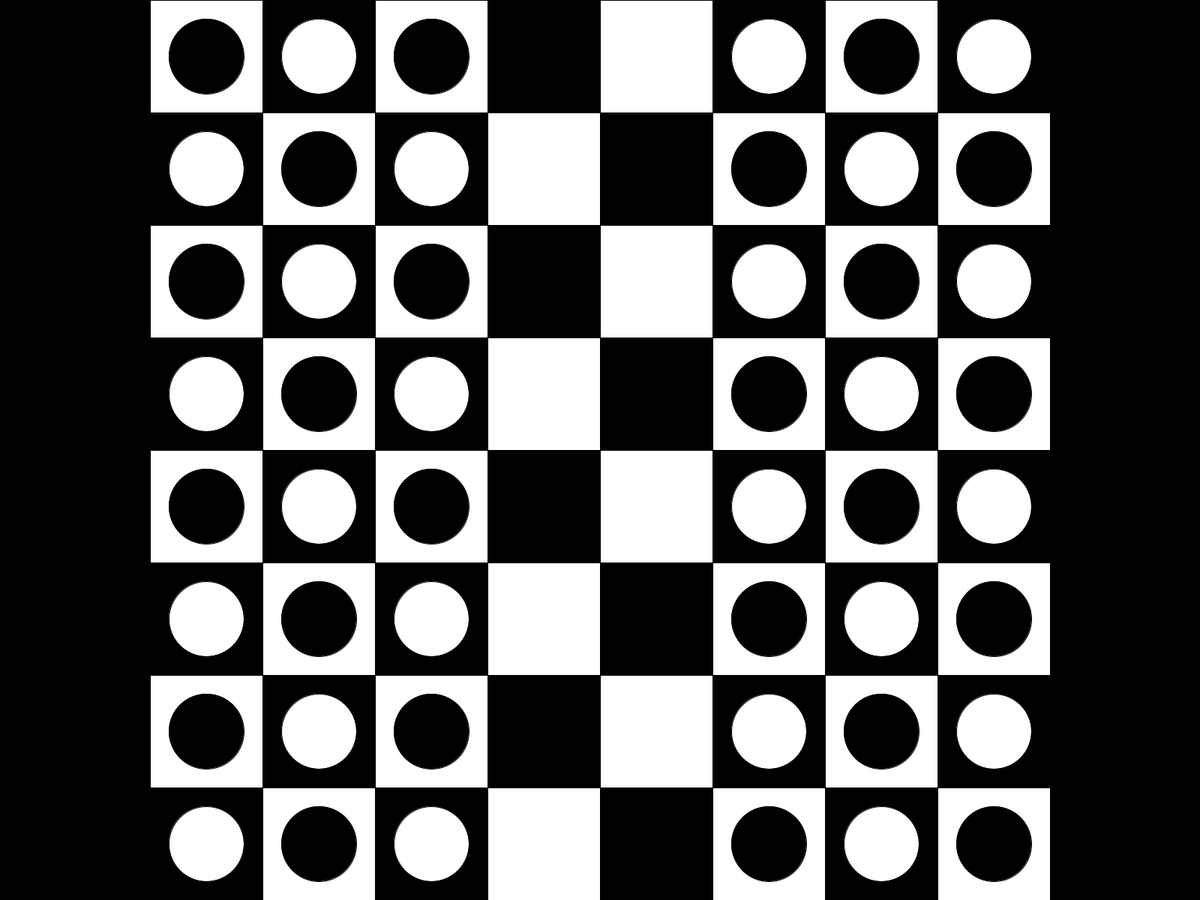
Frame 1 (no input)
Frame 60 (the mouse pressed at the canvas centre just before this capture): identical to frame 1, image omitted
Frame 120 (the mouse held since frame 60 and released just before this capture): identical to frame 1, image omitted

The Processing sketch that drew this single still picture (run headless with seeded random() and noise(); from frame 60 on, the mouse is pressed at the canvas centre):

// Processing sketch: jeu_de_dame
// ── jeu_de_dame.pde
int nombreCases = 8;
int hauteurCase;


boolean[][] pieces = new boolean[nombreCases][nombreCases];


void setup()
{
  
  fullScreen();
  frameRate(60);
  rectMode(CENTER);
  hauteurCase = height/nombreCases;
  
  initialisation();
}

void draw()
{
  background(0);
  dessinCases();
  dessinpieces();
}



void dessinCases()
{
  for (int i = 0; i < nombreCases; i = i+1 )
  {
    for (int j = 0; j < nombreCases; j = j+1 )
    {
      if ((i+j) %2 == 0)
      {
        fill(255);
      }
      else
      {
        fill(0);
      }
      rect(i* height/nombreCases + width/2-height/2 + height/nombreCases/2, j* height/nombreCases + height/nombreCases/2, height/nombreCases, height/nombreCases);
    }
  }
}



void dessinpieces()
{
  for (int i = 0; i < nombreCases; i = i+1 )
  {
    for (int j = 0; j < nombreCases; j = j+1 )
    {
      if ((i+j) %2 == 0)
      {
        fill(0);
      }
      else
      {
        fill(255);
      }
      if (pieces [i][j] == false)
      {
        ellipse(i* hauteurCase + width/2-height/2 + hauteurCase/2, j* hauteurCase + hauteurCase/2, height/(nombreCases+4), height/(nombreCases+4));
      }
    }
  }
}



void mouseClicked()
{
  int piecesY = floor(mouseY/hauteurCase);
  int piecesX = floor((mouseX - (width-height)/2)/hauteurCase);
  
  if ((piecesX >= 0) && ( piecesX < nombreCases) && (piecesY >= 0) && (piecesY < nombreCases))
  {
    if (pieces[piecesX][piecesY] == true)
    {
      pieces[piecesX][piecesY] = false;
    }
    else
    {
      pieces[piecesX][piecesY] = true;
    }
  }
}



void initialisation()
{
    for (int i = 3; i < 5; i = i+1 )
  {
    for (int j = 0; j < nombreCases; j = j+1 )
    {
      pieces[i][j] = true;
    }
  } 
}
